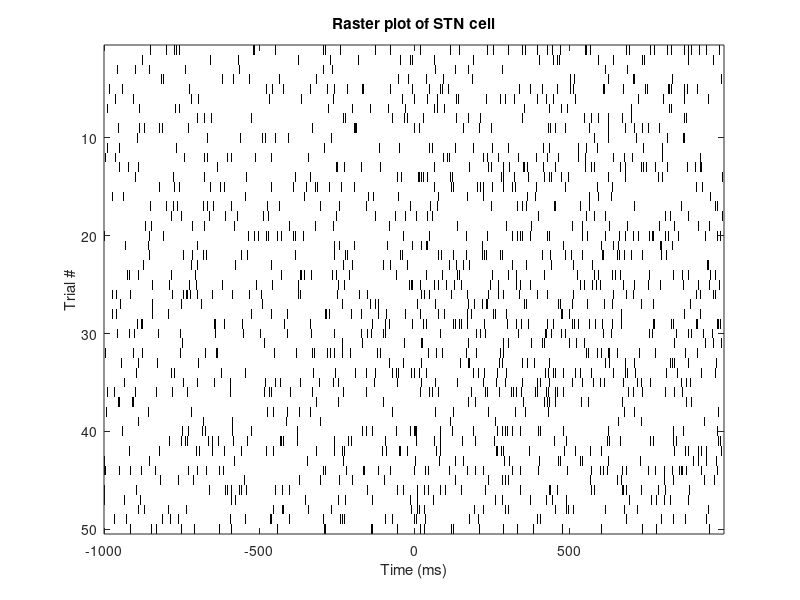
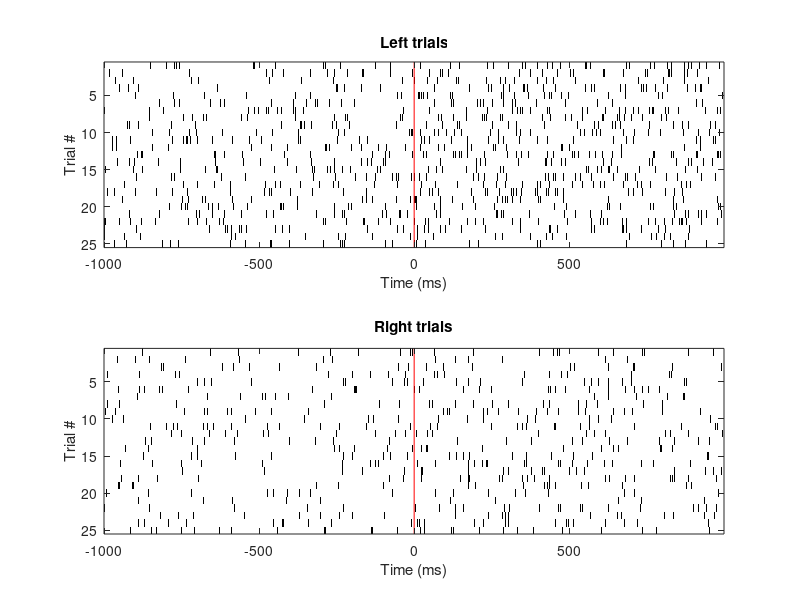
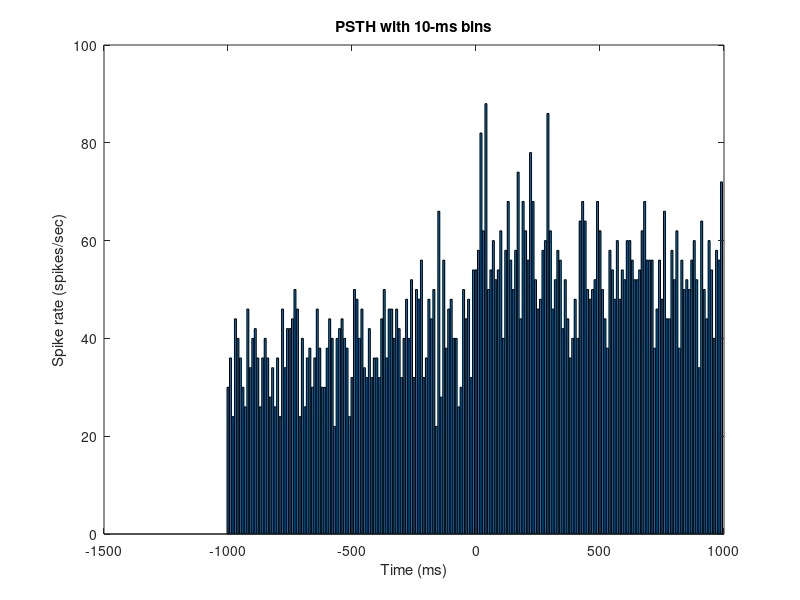
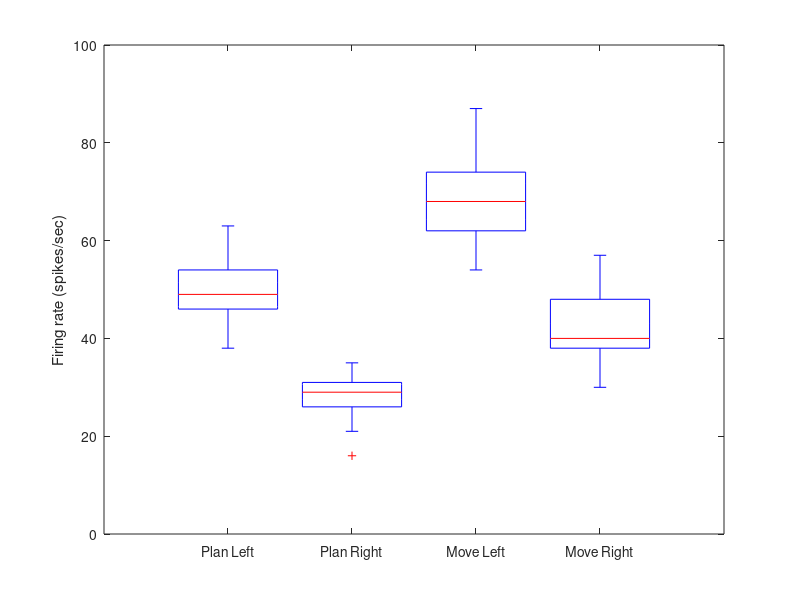

Recreate these plots in MATLAB, in order. (Note: this script raises an error after producing the figures.)
% STNdemo.m
% 
% This exercise has been adapted from:
% Chapter 10, of "Case studies in neural data analysis" by Kramer & Eden 2016

% Original source of exercise:
% Mark A. Kramer and Uri T. Eden, "Case Studies in Neural Data Analysis",
% MIT Press, 2016, Chapter 10.
% https://mitpress.mit.edu/books/case-studies-neural-data-analysis
% http://github.com/Mark-Kramer/Case-Studies-Kramer-Eden
%
% Adapted by RTB, February 2018

% % Concepts covered:
% 1. Working with rhythmic spike data
% 2. ISI histograms
% 3. Autocorrelation plots
% 4. Spectral estimators for point processes
% 5. History-dependent GLM
% 6. Basis functions for smooth co-variates
% 7. Model selection using AIC, KS plots, analysis of residuals
%
% Recording of a subthalamic nucleus (STN) neuron from a human performing a
% hand movement task
%
% Data: The data consist of single unit spiking activity from one STN
% neuron recorded over 50 trials of a hand movement task. In each trial, a
% patient held a joystick and watched cues appear on a screen. The first
% cue indicated whether the patient should move to the right (1) or left
% (0). The second cue, the GO cue, indicated the time to start moving the
% joystick. The dataset contains two seconds of activity for each trial,
% one second before the GO cue and one second after. We label the period
% before the GO cue comes on as the "planning period," and the period after
% the GO cue the "movement period."
%
% moveDir: a [50 x 1] logical vector of indicators for the movement direction
%          on each of the 50 trials; 1 = right; 0 = left
% trialTime: time axis in msec for each trial; 0 is time of GO cue
% spikeTrain: presence (1) or absence (0) of spike in each 1-ms time bin

%% Load and plot the data
load('STNdata.mat');
% original file name: 'Ch10-spikes-1.mat'

figure('Name', 'Raw data');
imagesc(trialTime,1:50,spikeTrain)	%Construct a rastergram.
colormap(1-gray);					%...and change the colormap.
xlabel('Time (ms)');
ylabel('Trial #');
title('Raster plot of STN cell');

%% Generate separate raster plots for each direction of movement

figure('Name','Raster plots for different directions of movement');
subplot(2,1,1)
imagesc(trialTime,1:25, spikeTrain(~moveDir,:))		%Image left trials,
colormap(1-gray);
xlabel('Time (ms)');
ylabel('Trial #');
title('Left trials');
% Draw a vertical red line at t=0 for GO cue
ax = axis;
line([0,0],[ax(3),ax(4)],'Color','r');

subplot(2,1,2)
imagesc(trialTime,1:25, spikeTrain(moveDir,:))		%...and right trials.
colormap(1-gray);
xlabel('Time (ms)');
ylabel('Trial #');
title('Right trials');
ax = axis;
line([0,0],[ax(3),ax(4)],'Color','r');

%% Plot a peristimulus time histogram

[spikeTimes,~] = find(spikeTrain');         %Find when spikes occur
% Compute histogram. If we want our bins to represent spikes per second per
% trial, we need to divide by the number of trials (50) and convert ms to
% seconds.

% PSTH with 1-ms bins
PSTH = hist(spikeTimes, 1:2000)/size(spikeTrain,1)/0.001;
figure('Name','Peri-stimulus time histogram');
bar(trialTime,PSTH);
xlabel('Time (ms)');
ylabel('Spike rate (spikes/sec)');
title('PSTH with 1-ms bins');

% PSTH with larger bins
msPerBin = 10;
PSTH = hist(spikeTimes, 1:msPerBin:2000);
bar(trialTime(1:msPerBin:2000),(PSTH/size(spikeTrain,1)/0.001)/msPerBin);
xlabel('Time (ms)');
ylabel('Spike rate (spikes/sec)');
tStr = sprintf('PSTH with %d-ms bins', msPerBin);
title(tStr);

%% Compute average spike rates during planning & movement periods

iPlan = find(trialTime < 0);					%Indices for planning.
iMove = find(trialTime >= 0);					%Indices for movement.
%Compute the average spike rate,
% planRate = mean(mean(spikeTrain(:,iPlan)))/0.001;
% moveRate = mean(mean(spikeTrain(:,iMove)))/0.001;

%% Compute average firing rates for left vs. right movements

LRate=mean(mean(spikeTrain(~moveDir,:)))/1e-3;	%... and compute rates.
RRate=mean(mean(spikeTrain(moveDir,:)))/1e-3;

PlanL = sum(spikeTrain(~moveDir,iPlan),2);	%Firing rate L, planning.
PlanR = sum(spikeTrain(moveDir,iPlan),2);	%Firing rate R, planning.
MoveL = sum(spikeTrain(~moveDir,iMove),2);	%Firing rate L, movement.
MoveR = sum(spikeTrain(moveDir,iMove),2);	%Firing rate R, movement.
figure('Name','Mean firing rates for different periods and trial types');
boxplot([PlanL PlanR MoveL MoveR], ...	%Display results.
  'labels',{'Plan Left','Plan Right','Move Left','Move Right'});
ylabel('Firing rate (spikes/sec)');

%% ISI histogram for all trials
ISIs=diff(spikeTimes);	%Determine ISIs for all time & trials.
ISIs=ISIs(ISIs>0);%Remove spurious values between trials,
figure('Name', 'Interspike interval histogram for all trials');
hist(ISIs,0:250);		%...and display results.
ax = axis;
axis([0,250,ax(3),ax(4)]);
xlabel('Interspike interval (ms)');
ylabel('Count');

%% ISI histograms separately for the planning and movement periods

%In the planning period,				%...find spikes,
[spikeTimesPlan, ~]=find(spikeTrain(:,iPlan)');
planISIs = diff(spikeTimesPlan);		%...compute ISIs,
planISIs = planISIs(planISIs>0);	%...drop spurious ones,
figure('Name','ISI histograms');
subplot(2,1,1); hist(planISIs,0:250)		%...and plot it,
ax = axis;
axis([0,100,ax(3),ax(4)]);
xlabel('Interspike interval (ms)');
ylabel('Count');
title('Planning period');

%In the movement period,				%...find spikes,
[spikeTimesMove, ~] = find(spikeTrain(:,iMove)');
moveISIs = diff(spikeTimesMove);		%...compute ISIs,
moveISIs = moveISIs(moveISIs>0);	%...drop spurious ones,
subplot(2,1,2); hist(moveISIs,0:250)		%...and plot it,
ax = axis;
axis([0,100,ax(3),ax(4)]);
xlabel('Interspike interval (ms)');
ylabel('Count');
title('Movement period');

%% Look at the auto-correlation function

nTrials = size(spikeTrain,1);
nLags = size(spikeTrain,2) - 1;
acfPlan = zeros(nTrials,nLags);
acfMove = acfPlan;

for k=1:nTrials								%For each trial,
 planData = spikeTrain(k,iPlan);				%...get planning data,
 moveData = spikeTrain(k,iMove);				%...get movement data,
 acfPlan(k,:)=xcorr(planData-mean(planData),'coeff');%...compute ACFs,
 acfMove(k,:)=xcorr(moveData-mean(moveData),'coeff');
end										%...and plot results,

figure('Name','Autocorrelation of spike increments for lags up to 100 ms');
% By default, 'xcorr' computes the autocorrelation at all lags.
% The lags extend from -1000 ms to +1000 ms. We are only interested in 
% positive lags from 1 ms to 100 ms.
minLag = find(trialTime==1) - 1;
maxLag = find(trialTime == 100) - 1;
subplot(2,1,1); stem(1:100,mean(acfPlan(:,minLag:maxLag)));
ylabel('Autocorrelation')				%... with axes labelled.
title('Planning period');
subplot(2,1,2); stem(1:100,mean(acfMove(:,1001:1100)));
ylabel('Autocorrelation');  xlabel('Lag [ms]')
title('Movement period');

%% Spectral analysis of spiking data

% NOTE: To run the following code, one must download and install the
% Chronux toolbox from chronux.org

%Set the parameters of the MTM.
% The planning and movement periods for each trial are one second in
% duration, so we can achieve a 4 Hz frequency resolution by setting the
% time-bandwidth product to 4.
TW = 4;						%Choose time-bandwidth product of 4.
nTapers=2*TW-1;				%...which sets the # of tapers.
params.Fs=1000;				%Define sampling frequency,
params.tapers=[TW,nTapers];	%...time-band product,# tapers.
params.fpass=[0 500];		%Define frequency range to examine.
params.trialave=1;			%Perform trial averaging.

%Compute the coherence during planning & movement.
[SPlan,~]=mtspectrumpb(spikeTrain(:,iPlan)',params);
[SMove,f]=mtspectrumpb(spikeTrain(:,iMove)',params);

%Plot the spectra ... with axes labelled.
figure('Name','Trial-averaged power spectra');
subplot(2,1,1);
plot(f,SPlan); 
ylabel('Power [Hz]')
title('Planning');
subplot(2,1,2);
plot(f,SMove);
ylabel('Power [Hz]')
xlabel('Frequency [Hz]')
title('Movement');

%% Moving window spectral analysis

% The analysis above assumes that the mean and autocovariance structure do
% not change over time within a period. To see if this is reasonable, we
% will compute a sliding window spectrum.

%Set the parameters of the MTM.
movingwin = [.5 .05];		%Define window duration & step size,
params.fpass = [0 50];		%...frequency range to examine,
params.tapers = [2 3];		%...time-band product, # tapers.
[S,T,F]=mtspecgrampb(spikeTrain',movingwin,params); %Get spectrogram,
T = T + trialTime(1)/1000;	%Set time axis,

figure('Name','Trial-averaged spectogram of spiking data');
imagesc(T,F,S')				%...and display it,
xlabel('Time [s]')			%...with axes labelled.
ylabel('Frequency [Hz]')
c = colorbar;
c.Label.String = 'Power (a.u.)';

%% Poisson point process model #1: movement as the only predictor

% As with many complicated analyses, the heavy lifting is done with a
% single line of MATLAB code (i.e. 'glmfit' below). But sometimes the
% tricky part is formatting the data properly. In this case, we want to
% have one column vector for each co-variate and one
T0 = length(trialTime);                             % # of time points.

% Create an indicator variable for movement. We want zeros for the first
% half of the trial ('planning') and ones for the second half. But then we
% need to repeat this for each of the fifty trials and then concatenate
% them into one long column vector
iMove = ones(nTrials,1)*[zeros(1,T0/2) ones(1,T0/2)];   % [50 x 2000]
% Reshape movement indicator to [100,000 x 1]. The first 2000 points 
% correspond to the first trial. The next 2000 to the 2nd trial, etc. To
% confirm this:
%sum(iMove(1:1000)); % = 0 (first half of first trial; planning period
%sum(iMove(1001:2000)); % = 1000 (2nd half of first trial; movement)
iMove = reshape((iMove)',nTrials*T0,1);

% Also need to do the same thing to the spike data
y = reshape(spikeTrain',nTrials*T0,1);

% Fit model #1
[b1, dev1, stats1] = glmfit(iMove,y,'poisson');

% How do we interpret the parameters in b1? Remember that we're actually
% fitting log(lambda_t), so the first step is to exponentiate. Beta0
% (b1(1)) tells us the predicted firing rate during the planning phase:
planRate = exp(b1(1)) * 1000;   % 38.96 spikes/sec;

% The second parameter tells us how much this baseline rate is modulated by
% the movement
moveMod = exp(b1(2));           % 1.4107, so rate increases by 41%
moveRate = planRate * moveMod;  % 54.96 spikes per second
% Both of these seem reasonable given our previous analyses

% Is the modulation by movement statistically significant? In this case,
% the null value for our movement modulation is 1, so we can ask whether
% the 95% CI includes 1. It does not:
%Compute CI for firing rate modulation during movement period, 
CI_lower = exp(b1(2) - 1.96*stats1.se(2));	%...lower CI,
CI_upper = exp(b1(2) + 1.96*stats1.se(2));	%...upper CI.

% Or we can assess it directly using the Wald test, which we get for free
% from the 'glmfit':
pVal = stats1.p(2);		%p-value from Wald test.

%% KS plot to test how well our model accounts for the data

% Our previous approaches are good for model selection (i.e. adjudicating
% between two models) or for telling us whether a particular covariate
% belongs in the model. However, we would also like to know how well our
% model captures the overall structure of the data. To do this, we will use
% a method related to the Q-Q plot that we explored in an earlier exercise.
% You'll recall that this compares the percentiles of our empirical
% distribution (i.e. the data) to those of some known theoretical
% distribution (e.g. the standard normal). The K-S plot is a similar idea,
% but using the cumulative density functions (CDF) as the basis of
% comparison.

% However, before we do this, we need to transform our spike data so that
% they are identically distributed. That is, we need to somehow take into
% account the fact that lambda is changing over time and as a function of
% our covariates. To do this, we make use of the "time-rescaling theorem,"
% which essentially sums up all of the lambda_t's between each pair of
% spikes to produce rescaled waiting times for each of the spikes. If our
% data are well described by our model, then the re-scaled variables (i.e.
% the Z's in the code below) will be independent, identically distributed
% random variables from the exponential distribution with parameter 1. For
% more details on the math and its application to spiking data see:
%
% Brown EN, Barbieri R, Ventura V, Kass RE, Frank LM. The time-rescaling
% theorem and its application to neural spike train data analysis. Neural
% Comput. 2002 Feb;14(2):325-46. PubMed PMID: 11802915.

% Evaluate Model 1. This is our model's prediction for the value of lambda
% (our spike rate parameter) in each time bin.
lambda1=exp(b1(1)+b1(2)*iMove);		%Firing rate of Model 1.

% Re-scale the intervals. 
spikeindex=find(y);					%Find spikes,
N=length(spikeindex);				%...and total # spikes.
Z(1)=sum(lambda1(1:spikeindex(1)));	%1st rescaled waiting time,
for i=2:N,							%...and the rest.
     Z(i)=sum(lambda1(spikeindex(i-1)+1:spikeindex(i)));
end

[eCDF, zvals] = ecdf(Z);			%Empirical CDF at z values.
mCDF = 1-exp(-zvals);				%Model CDF at z values.

figure('Name','KS plot for model 1 based on planning vs. movement periods');
plot(mCDF,eCDF,'k-','LineWidth',2);
hold on
plot([0 1], [0 1]+1.36/sqrt(N),'r--');  %Upper confidence bound:
plot([0 1], [0 1]-1.36/sqrt(N),'r--');	%Lower confidence bound.
xlabel('Model CDF');
ylabel('Empirical CDF');
axis([0,1,0,1]);

%% Refining the model: movement direction.

% To get some insight into what we need to add to the model, we can plot
% the residuals as a function of whether the movement was to the right or
% to the left:

%Create an indicator variable for trial movement direction.
iDir = logical(reshape((moveDir*ones(1,T0))',nTrials*T0,1));
i0 = find(iDir==0);		%Left movement trial.
i1 = find(iDir==1);		%Right movement trial.
R = cumsum(stats1.resid);%Cumulative sum of Model 1 residuals.

figure('Name','Point process residuals for model 1');
plot(i0./T0,R(i0),'b.')      %Plot residuals for L trials,
hold on
plot(i1./T0,R(i1),'g.')		%...and plot residuals for R trials,
hL = legend('Left','Right','Location','southeast');
xlabel('Trial #')			%...label axes.
ylabel('Integrate Point Process Residual')

% If our model is good, then the cumulative residuals should bounce around
% randomly but close to zero. As it is, we see that the residuals
% consistently increase for left movement trials, indicating that our model
% is systematically underestimates the rate for these trials, and vice
% versa for right momvement trials. This makes sense, because we saw in our
% earlier plot (fig. 4) that the cell fires more for left than for right
% trials. So adding an indicator variable for direction should improve our
% fit. Let's see.

%% Fit Model 2, and return estimates and useful statistics.

[b2,dev2,stats2] = glmfit([iMove iDir],y,'poisson');

% Is the iDir parameter statistically significant?
pVal = stats2.p(3);

% Repeat KS plot for model #2:
lambda2=exp(b2(1)+b2(2)*iMove+b2(3)*iDir);	%Evaluate Model 2.
Z(1)=sum(lambda2(1:spikeindex(1)));	%1st rescaled waiting time,
for i=2:N							%... and the rest.
  Z(i)=sum(lambda2(spikeindex(i-1)+1:spikeindex(i)));
end
[eCDF, zvals]=ecdf(Z);				%Empirical CDF.
mCDF = 1-exp(-zvals);				%Model CDF.

figure('Name','KS plot for model 2 including trial period and direction');
plot(mCDF,eCDF,'k-','LineWidth',2);
hold on
plot([0 1], [0 1]+1.36/sqrt(N),'r--')		%Upper confidence bound.
plot([0 1], [0 1]-1.36/sqrt(N),'r--')		%Lower confidence bound.
xlabel('Model CDF')					%Label the axes.
ylabel('Empirical CDF')
axis([0,1,0,1]);

%% Refining the model: spiking history dependence.

% Now we will add predictors to our model related to past spiking history.
% But how far back in time should we look? In our spectral anaysis, we
% found a peak during the planning period at 15-20 Hz. A history
% dependent model that extends to lags of 70 ms should be able to capture
% rhythms above 15 Hz. (i.e. 1000/70 = 14.3);
%
% We are thus saying that in order to predict spiking at the current time,
% we need to observe the spiking history 70 ms in the past:

modelOrd = 70;					%Set the model order.
T1 = T0 - modelOrd;				%Update # time points.

%Redefine observable & predictors to support history dependence.
y=reshape(spikeTrain(:,modelOrd+1:end)', nTrials*T1,1);			%Data.
iDir=reshape((moveDir*ones(1,T1))',nTrials*T1,1);             %Direction.
iMove=ones(nTrials,1)*[zeros(1,T0/2-modelOrd) ones(1,T0/2)];	%Period,
iMove=reshape((iMove)',nTrials*T1,1);						%...reshaped.

% Create the history predictor. For each step back in the past, we grab the
% spikes shifted by the appropriate lag. We're just creating a set of
% shifted, truncated copies of our spike train. So our y variable starts at
% time point 71 and goes to the end; our first history colum starts at time
% point 70 and goes to end-1; our 2nd column starts at time point 69 and
% goes to end-2, etc. Note that we truncate each trial before concatenating
% everything into one long column vector.
xHist = zeros(size(y,1),modelOrd);
for i = 1:modelOrd				%...for each step in past.
    %xHist(:,i) = reshape(spikeTrain(:,modelOrd+1-i:end-i)',nTrials*T1,1);
    
    % Doing this in one step makes it harder to parse. This would be
    % clearer:
    thisHistory = spikeTrain(:,modelOrd+1-i:end-i)';
    xHist(:,i) = thisHistory(:);
end

%Fit Model 3, with history dependence.
[b3,dev3,stats3] = glmfit([iMove iDir xHist],y,'poisson');

% However, model #3 assumes that the history effect is independent of the
% movement period. Yet, in our spectral analysis, we observed the strong
% rhythmic activity mainly in the planning phase. Therefore we can improve
% our model by allowing for different effects of history during the
% planning and the movement periods:

%Fit Model 4, with history dependence in each period.
[b4,dev4,stats4] = glmfit([iMove iDir ...       %Period & direction.
  (~iMove*ones(1,modelOrd)).*xHist ...          %History in planning.
  (iMove*ones(1,modelOrd)).*xHist], y,'poisson');%History in movement.

%% KS Plot for model #4

%Evaluate Model 4:
lambda4 = glmval(b4,[iMove iDir ...	
    ((1-iMove)*ones(1,modelOrd)).*xHist ...
    (iMove*ones(1,modelOrd)).*xHist],'log');

spikeindex=find(y);					%Find spikes,
N=length(spikeindex);				%...and total # spikes.
Z(1)=sum(lambda4(1:spikeindex(1)));	%1st rescaled waiting time,
for i=2:N							%... and the rest.
  Z(i)=sum(lambda4(spikeindex(i-1)+1:spikeindex(i)));
end
[eCDF, zvals]=ecdf(Z);				%Empirical CDF.
mCDF = 1-exp(-zvals);				%Model CDF.

figure('Name','KS Plot for model #4');
plot(mCDF,eCDF,'k-','LineWidth',2);	%Create KS-plot.
hold on								%Freeze graphics.
plot([0 1], [0 1]+1.36/sqrt(N),'r--')		%Upper confidence bound.
plot([0 1], [0 1]-1.36/sqrt(N),'r--')		%Lower confidence bound.
xlabel('Model CDF')					%Label the axes.
ylabel('Empirical CDF')
axis([0,1,0,1]);

%% Interpreting our fit parameters

% Model 4 has 143 parameters: one intercept parameter, one parameter for
% the period (planning vs. movement), one for the direction of movement
% (right vs. left), 70 parameters for the history dependence during the
% planning period, and 70 more for the history dependence during the
% momvement period. Whenever we construct a point process model that
% includes spiking history, we call it a "conditional intensity model"
% rather than a rate model.

% We can examine the first three exponentiated parameters of Model 4.
% exp(b4(1:3)) % = [0.0480  1.3819  0.6063]

% Since this model has 140 additional parameters related to spiking history
% dependence, inspecting the values directly would be overwhelming. So
% let's plot their exponentiated values as a function of lag for each
% period:
figure('Name', 'Exponentiated GLM parameters related to history dependence');
subplot(2,1,1); plot(1:modelOrd,exp(b4(4:modelOrd+3)),'LineWidth',2);
hold on
ax = axis;
line([ax(1),ax(2)],[1,1],'Color','r','LineStyle','--');
ylabel('Modulation')							%..axes labelled.
title('Planning');

subplot(2,1,2); plot(1:modelOrd,exp(b4(modelOrd+4:end)),'LineWidth',2);
hold on
ax = axis;
line([ax(1),ax(2)],[1,1],'Color','r','LineStyle','--');
ylabel('Modulation'); xlabel('Lag [ms]')		%..axes labelled.
title('Movement');

% We interpret each exponentiated parameter as a modulation of the spike
% rate when a previous spike has occurred at a given lag. So values greater
% than one indicate an increased probability of spiking, and values less
% than one a decreased probability. For the movement period, we see the
% neuron's refractory period (< 1 for short lags), a peak at 6 ms when
% there is an increased probability of firing, but after 10 ms it hovers
% around one (no modulation). For the planning period, however, we see the
% same early stuff, but then we see the later downward rate modulation
% (15-35 ms after a spike) followed by an upward modulation (45-65 ms)
% corresponding to the band of power between 15-20 Hz in the spectogram.

%% Are these history effects statistically significant?

% To better visualize the p-values associated with each parameter, we plot
% the negative of the natural logarithm of the p-value. Any value above 3
% indicates a p-value < 0.05.

figure('Name','Negative log p-values for model 4 parameters');
subplot(2,1,1)
hP = plot(1:modelOrd,-log(stats4.p(4:3+modelOrd)),'.');	%p-values for Planning,
set(hP,'MarkerSize',15);
hold on
plot([1 modelOrd],[-log(.05) -log(.05)],'r--');     %...draw threshold at p=0.05
ylabel('-Log p-value');
title('Planning');

subplot(2,1,2)					
hP = plot(1:modelOrd,-log(stats4.p(4+modelOrd:end)),'.'); %p-values for Movement
set(hP,'MarkerSize',15);
hold on									%...freeze graphics,
plot([1 modelOrd],[-log(.05) -log(.05)],'r--');	%...draw threshold at p=0.05
ylabel('-Log p-value');
xlabel('Lag (ms)');
title('Movement');

%Compare the two nested GLMs:
pVal = 1-chi2cdf(dev3-dev4,modelOrd);

%% Chapter 10, Choice of model order.

% For the data in the planning period alone, we will find the model order
% that minimizes the Akaike Information Criterion (AIC)
%
% NOTE: This block of code takes several minutes to run!
skipFlag = 1;

if ~skipFlag
    maxOrd = 100;       	%Maximum model order
    
    %Redefine observable & predictors to support history dependence.
    yPlan = reshape(spikeTrain(:,maxOrd+1:T0/2)',nTrials*(T0/2-maxOrd),1);
    planDir = reshape((moveDir*ones(1,T0/2-maxOrd))',nTrials*(T0/2-maxOrd),1);
    planHist=[];			%Create the history predictor,
    aic = zeros(maxOrd,1);
    
    for i=1:maxOrd			%...for each step in past,
        planHist = [planHist ...	%...define history, concatenate for each higher order
            reshape(spikeTrain(:,maxOrd+1-i:T0/2-i)',nTrials*(T0/2-maxOrd),1)];
        %..fit the model,
        [b0,dev0,stats0]=glmfit([planDir planHist],yPlan,'poisson');
        %...and compute the AIC.
        aic(i) = dev0 + (2*length(b0));
    end
    
    figure('Name',...
        'AIC plot of models with increasing number of history-dependent components');
    plot(1:maxOrd,aic,'b-','LineWidth',2);     %Plot the AIC,
    xlabel('Model Order')   %...with axes labelled,
    ylabel('AIC')
    
    allOrd = 1:maxOrd;
    bestOrder = allOrd(aic == min(aic));    % 'best' = model with 62 ms history
    
end

%% Refining the model: smooth history dependence.

% Do we really believe that the influence of a spike 25 ms in the past can
% can be very different from one 26 ms in the past? If not, it might be
% better to define a model with fewer free parameters that guarantees a
% smooth modulation as a function of lag. To do this, we replace the
% separate terms for each single millisecond lag with a small set of basis
% functions on the spiking history.

% Construct Gaussian kernels to use as basis functions:
X = -5:10:modelOrd;
C = zeros(modelOrd,length(X));
for i=1:modelOrd		
    C(i,:) = normpdf(X,i,5);
end
% To visualize the kernels: plot(C)

% The result in C is a [70 x 8] matrix that converts the previous 70-column
% xHist matrix into a new set of 8 columns to include in the design
% matrix: xHist*C. Cute! So now, instead of 70 free parameters to capture
% spike history, we reduce it to only 8.

%Fit Model 5, with Gaussian kernel basis.
nParams = size(C,2);

[b5,dev5,stats5] = glmfit([iMove iDir ...	%Period & direction.
  (~iMove*ones(1,nParams)).*(xHist*C) ...   %History in planning.
  (iMove*ones(1,nParams)).*(xHist*C)], ...	%History in movement.
  y,'poisson');

% Now let's replot the fit parameters that correspond to our history terms:
figure('Name','History fit parameters using Gaussian kernel method');
subplot(2,1,1);
plot(1:modelOrd,exp(C*b5(4:nParams+3)),'b-','LineWidth',2);    %Planning
hold on
ax = axis;
line([ax(1),ax(2)],[1,1],'Color','r','LineStyle','--');
ylabel('Modulation')
title('Planning');

subplot(2,1,2);
plot(1:modelOrd,exp(C*b5(nParams+4:end)),'b-','LineWidth',2);    %Movement
hold on
ax = axis;
line([ax(1),ax(2)],[1,1],'Color','r','LineStyle','--');
ylabel('Modulation'); xlabel('Lag (ms)')
title('Movement');

%% KS Plot for model 5

%Evaluate Model 5.
lambda5 = glmval(b5,[iMove iDir ...	
  (~iMove*ones(1,nParams)).*(xHist*C) ...       % planning phase
  (iMove*ones(1,nParams)).*(xHist*C)],'log');   % movement phase

% Re-scale intervals
spikeindex=find(y);					%Find spikes,
N=length(spikeindex);				%...and total # spikes.
Z(1)=sum(lambda5(1:spikeindex(1)));	%1st rescaled waiting time,
for i=2:N							%... and the rest.
  Z(i)=sum(lambda5(spikeindex(i-1)+1:spikeindex(i)));
end
[eCDF, zvals]=ecdf(Z);				%Empirical CDF.
mCDF = 1-exp(-zvals);				%Model CDF.

figure('Name','KS Plot for model 5: history modulation with Gaussian kernels');
plot(mCDF,eCDF,'k-','LineWidth',2);	%Create KS-plot.
hold on
plot([0 1], [0 1]+1.36/sqrt(N),'r--')		%Upper confidence bound.
plot([0 1], [0 1]-1.36/sqrt(N),'r--')		%Lower confidence bound.
xlabel('Model CDF')					%Label the axes.
ylabel('Empirical CDF')
axis([0,1,0,1]);

%% Evaluating model #5 with a plot of p-values

figure('Name','Negative log p-values for model 5 history parameters');

% Correct our p-value threshold for multiple comparisons:
myAlpha = 0.05;
pThresh = myAlpha / nParams;

subplot(2,1,1)							%p-values for Planning,
hP = plot(1:nParams,-log(stats5.p(4:3+nParams)),'.');
set(hP,'MarkerSize',15);
hold on									%...freeze graphics,
plot([1 nParams],[-log(pThresh) -log(pThresh)],'r--')	%...draw threshold,
ylabel('-Log p-value');
title('Planning');

subplot(2,1,2)							%p-values for Movement,
hP = plot(1:nParams,-log(stats5.p(4+nParams:end)),'.');
set(hP,'MarkerSize',15);
hold on									%...freeze graphics,
plot([1 nParams],[-log(pThresh) -log(pThresh)],'r--')	%...draw threshold,
ylabel('-Log p-value');
xlabel('Lag parameter');
title('Movement');

%% Compare different models for planning vs movement phase

% Fit a reduced version of Model 5, where spike history and period are
% independent. That is, one where we assume that the effect of spiking
% history is the same in both phases.
[b6,dev6,stats6] = glmfit([iMove iDir xHist*C],y,'poisson');

pVal = 1-chi2cdf(dev6-dev5,nParams);	%Compare Model 5 and Model 6.

% This tells us that model 5 really is much better, and we can be confident
% that the cell exhibits different spiking dynamics during the two phases
% of the task (planning vs. movement). The rhythmic structure that we see
% during planning is attenuated during the movement period.